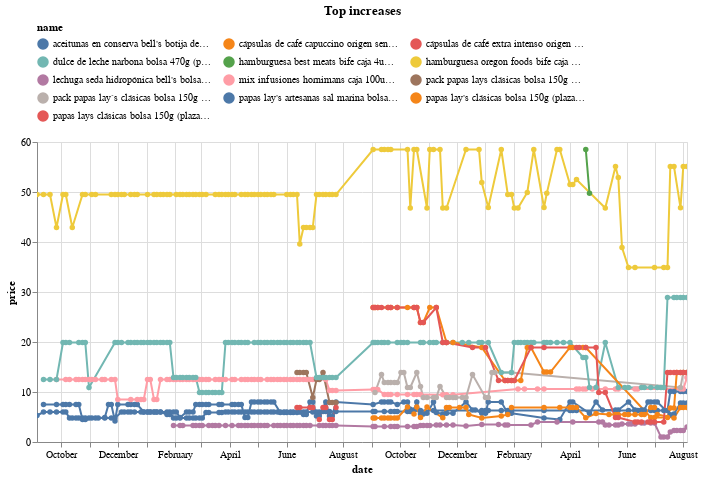

Source (notebook cell):
### Code cell
(top_changes
 .sort_values('change')
 .tail(10)
 .pipe(plot_changes, 'Top increases')
)

### Figure 1 — Vega-Lite specification as saved in the notebook (floating-point values rounded to 4 significant figures; data arrays with more than 128 entries replaced by an {"elided": "..."} marker saying what was removed)
{"config": {"view": {"continuousWidth": 300, "continuousHeight": 300}, "legend": {"columns": 3, "orient": "top"}}, "data": {"name": "data-3d3334cca9a9cc801eb5883883987df3"}, "mark": {"type": "line", "point": true}, "encoding": {"color": {"field": "name", "scale": {"domain": ["aceitunas en conserva bell's botija deshuesada bolsa 250gr (plaza_vea)", "cápsulas de café capuccino origen sensations caja 16un (plaza_vea)", "cápsulas de café extra intenso origen sensations caja 16un (plaza_vea)", "dulce de leche narbona bolsa 470g (plaza_vea)", "hamburguesa best meats bife caja 4un (plaza_vea)", "hamburguesa oregon foods bife caja 4un (plaza_vea)", "lechuga seda hidropónica bell's bolsa 200g (plaza_vea)", "mix infusiones hornimans caja 100un (plaza_vea)", "pack papas lays clásicas bolsa 150g + piqueo snax bolsa 200g (plaza_vea)", "pack papas lay´s clásicas bolsa 150g + piqueo snax bolsa 200g paquete 2un (plaza_vea)", "papas lay's artesanas sal marina bolsa 135g (plaza_vea)", "papas lay's clásicas bolsa 150g (plaza_vea)", "papas lays clásicas bolsa 150g (plaza_vea)"]}, "type": "nominal"}, "tooltip": [{"field": "name", "type": "nominal"}, {"field": "price", "type": "quantitative"}, {"field": "last_price", "type": "quantitative"}], "x": {"field": "date", "type": "temporal"}, "y": {"field": "price", "type": "quantitative"}}, "params": [{"name": "param_5", "select": {"type": "point", "fields": ["name"]}, "bind": "legend"}, {"name": "param_6", "select": {"type": "interval", "encodings": ["x", "y"]}, "bind": "scales"}], "title": "Top increases", "transform": [{"filter": {"param": "param_5"}}], "width": 650, "$schema": "https://vega.github.io/schema/vega-lite/v5.17.0.json", "datasets": {"data-3d3334cca9a9cc801eb5883883987df3": {"elided": "858 records"}}}
